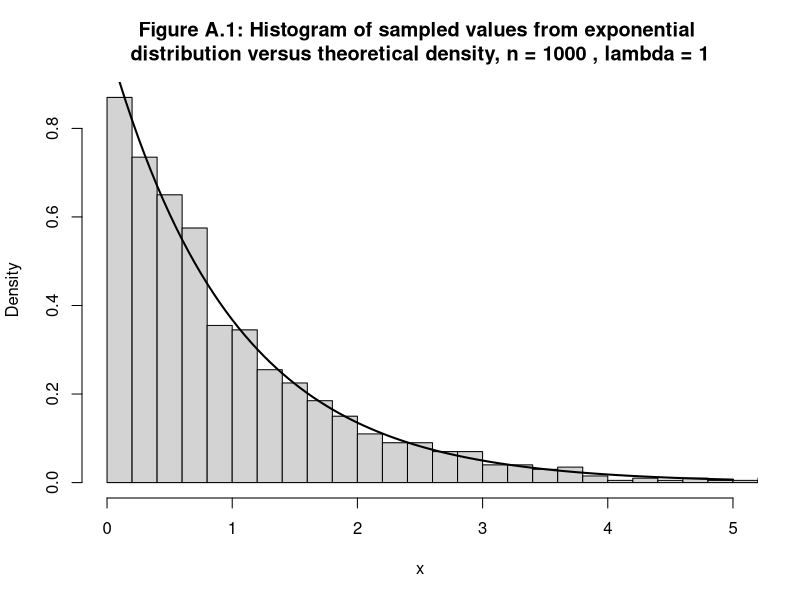
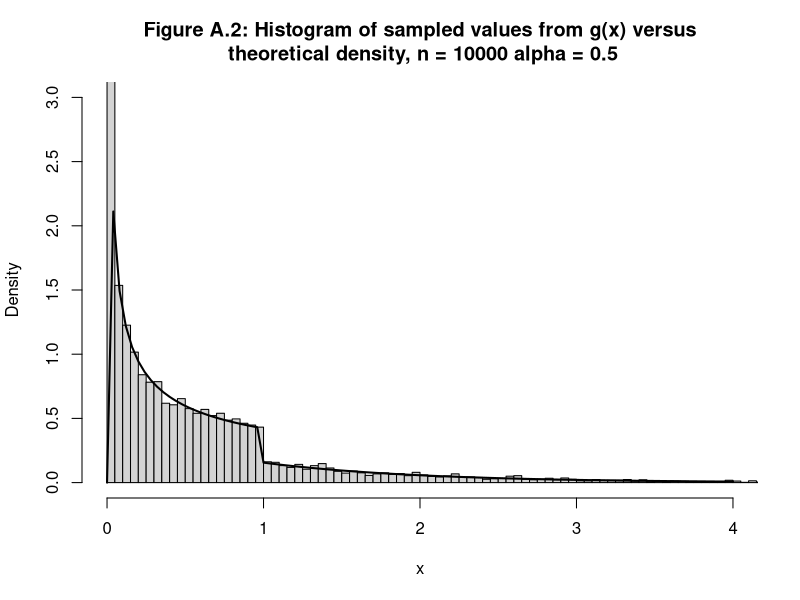
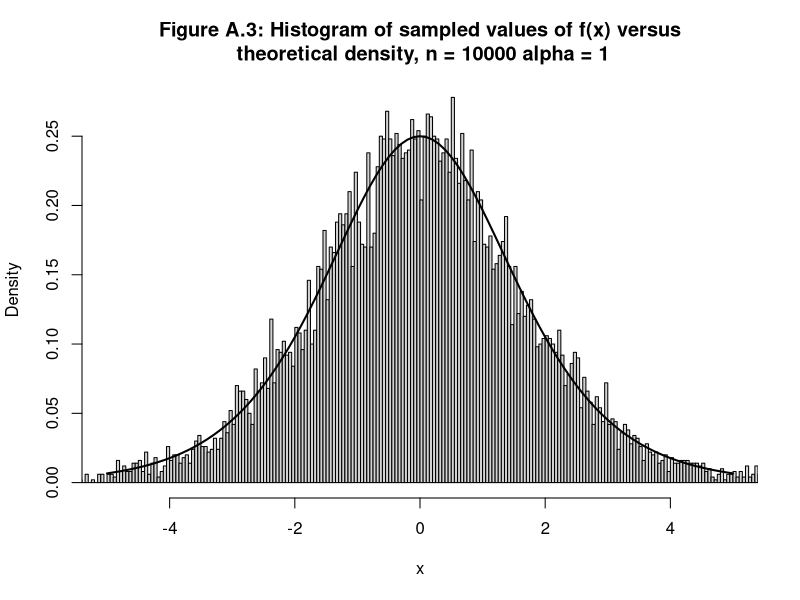
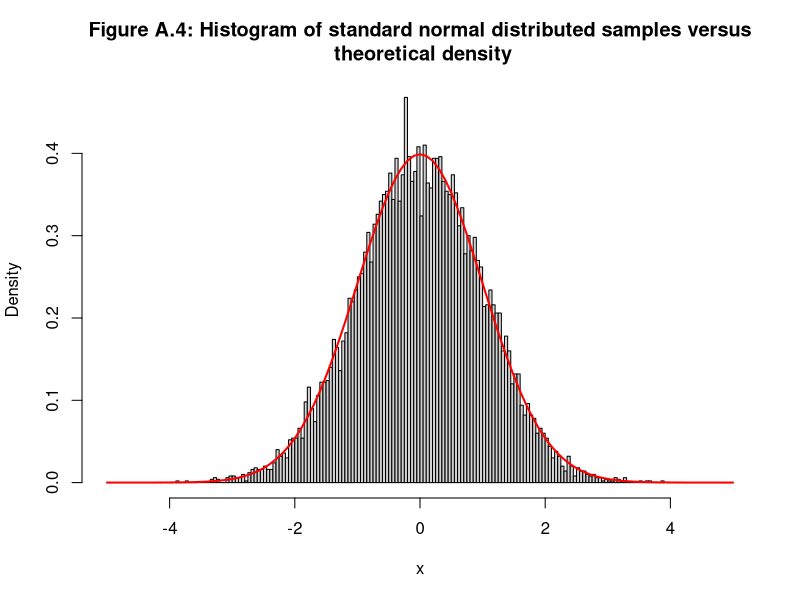
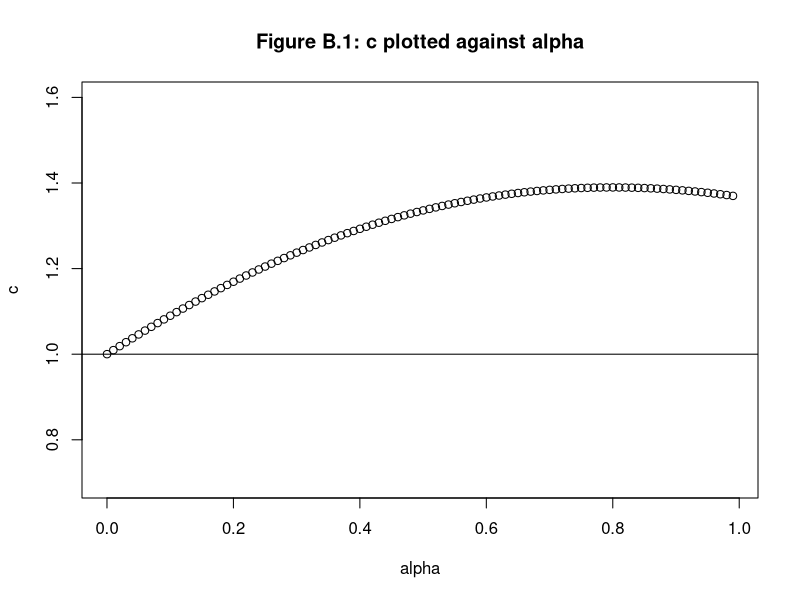
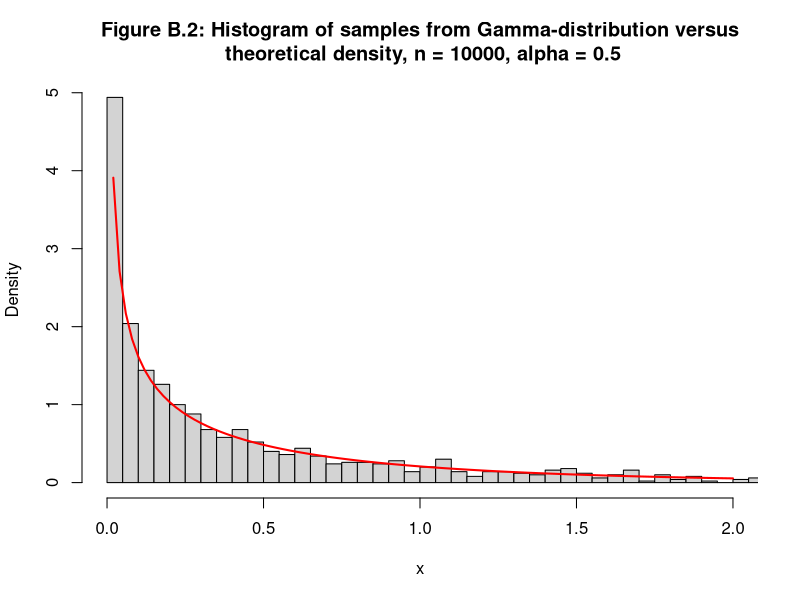
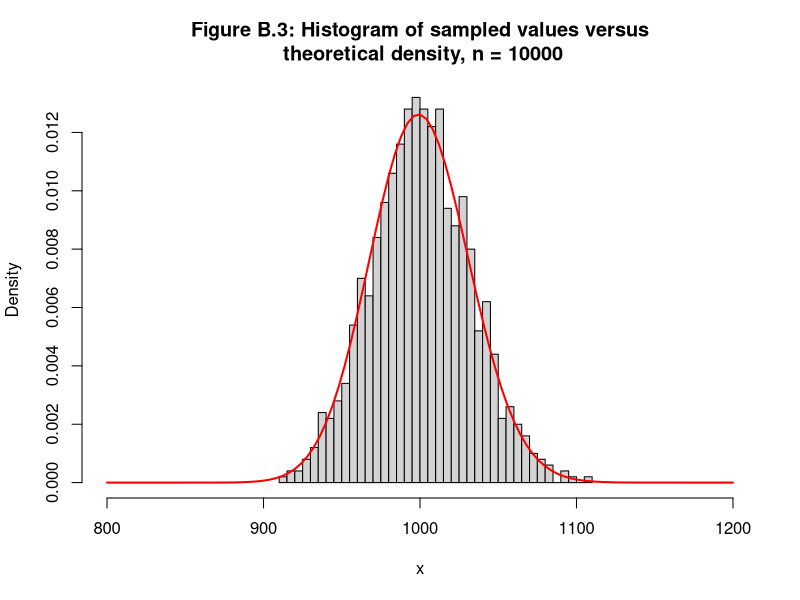
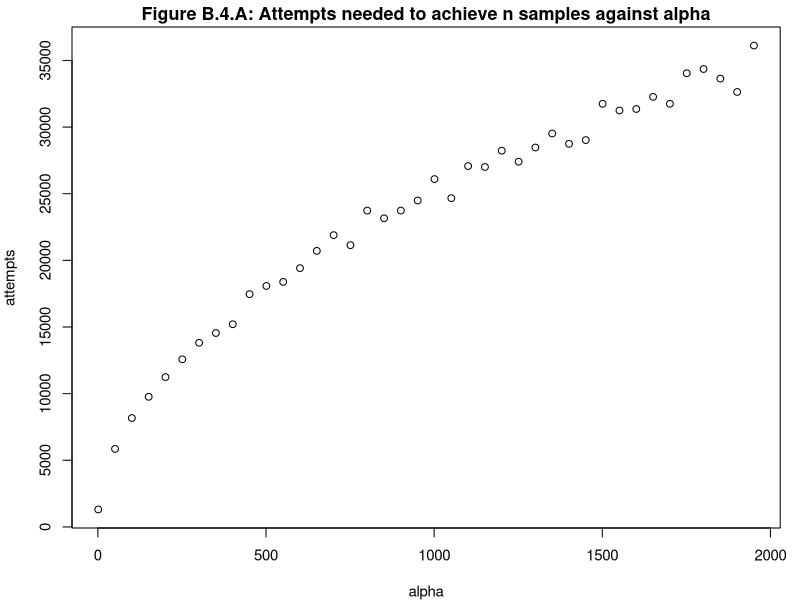

Source code (R) for these figures, in order:
## ---- chunk 1
knitr::opts_chunk$set(echo = TRUE)
#options(tinytex.verbose = TRUE)
## ---- chunk 2
sample_exp <- function(lam, n){
  u <- runif(n)
  #Here, using the inversion method, we get x from the exponential distribution.
  return(-1/lam * log(1-u)) 
  }
## ---- chunk 3
nsamples <- 1000
lam <- 1
samples <- sample_exp(lam, nsamples)
x <- seq(1, 5, length=nsamples)
{hist(samples, breaks=0.05*nsamples, prob=TRUE, xlab="x", xlim=c(0,5),
      main=paste("Figure A.1: Histogram of sampled values from exponential \ndistribution versus theoretical density, n =", nsamples, ", lambda =", lam))
curve(dexp(x, lam), lwd=2, add=TRUE, xlim=c(0,5))}
## ---- chunk 4
sample_gfunc <- function(n, alpha){
  # Function that samples out of the given distribution g(x)
  # n: int, number of samples
  # alpha: float, parameter in (0,1)
  # returns: n-sizes vector of samples
  
  u <- runif(n)
  c <- alpha*exp(1)/(alpha+exp(1))
  
  inv_cdf <- ifelse(
    u < c/alpha,
    (u*alpha/c)^(1/alpha), # First part of inverse CDF
    -log(1/alpha + exp(-1) - u/c) # Second part of inverse CDF
  )
  return(inv_cdf)
}

# Given density g(x)
g <- function(x, alpha){
  # Given density function g(x)
  # x: (vector of) x-values
  # alpha: parameter between 0 and 1
  c <- (exp(1)*alpha)/(alpha+exp(1)) # Normalizing constant
  return(
    ifelse(x <= 0, 0,
           ifelse(x < 1, c*x^(alpha-1),
                  c*exp(-x)
                  )
    ))
}
## ---- chunk 5
nsamples <- 10000
alpha <- 0.5
c <- (exp(1)*alpha)/(alpha+exp(1))

# Draw samples using function above:
samples <- sample_gfunc(nsamples, alpha)


# Plotting
x <- seq(0, 4, length=nsamples)
{hist(samples, breaks=0.025*nsamples, prob=TRUE, xlab="x", xlim=c(0,4), ylim=c(0,3),
      main=paste("Figure A.2: Histogram of sampled values from g(x) versus\n theoretical density, n =", nsamples, "alpha =", alpha))
curve(g(x, alpha), lwd=2, add=TRUE)}
## ---- chunk 6
sample_f_func <- function(n, alpha){
  # Samples from f(x) using on its inverse CDF
  u <- runif(n)
  return(1/alpha * log(-u/(u-1)))
}

f <- function(x, alpha){
  # Density function f(x)
  return(alpha*exp(alpha*x)/(1+exp(alpha*x))^2)
}
## ---- chunk 7
nsamples <- 10000
alpha = 1
domain = c(-5,5)
xax <- seq(domain[1], domain[2],length=nsamples)
samples <- sample_f_func(nsamples, alpha)

#Plot
{hist(samples, breaks=0.025*nsamples, prob=TRUE, xlab="x", xlim=domain,
      main=paste("Figure A.3: Histogram of sampled values of f(x) versus\n theoretical density, n =", nsamples, "alpha =", alpha))
curve(f(x, alpha), lwd=2, add=TRUE)}
## ---- chunk 8
sample_From_Normal_Distribution <- function(n){
  # A function that generates n samples from the standard Normal distribution
  x1 = runif(n, min = 0, max = (2*pi)) # n samples uniform(0,2 pi)
  
  # Generate random samples from exponential distribution with rate 1/2
  R <- sqrt(-2*log(runif(n)))
  
  return(R*cos(x1)) #Returns sample from standard normal distribution.
}
## ---- chunk 9
nsamples <- 10000
domain = c(-5,5)
xax <- seq(domain[1], domain[2],length=nsamples)
samples <- sample_From_Normal_Distribution(nsamples)

#Plot of the samples against the theoretical values
{hist(samples, breaks=0.025*nsamples, probability = TRUE, xlab="x", xlim=domain,
      main="Figure A.4: Histogram of standard normal distributed samples versus\n theoretical density")
curve(dnorm(x), from = -5, to = 5, lwd=2, add=TRUE, xlim=c(-5,5), col = "red")}
## ---- chunk 10
generate_mvn <- function(d, mean, cov){
  # Function that generates realizations of MVN-distribution
  # d: int, number of dimensions
  # mean: mean vector
  # cov: covariance matrix
  # returns: d-dimensional vector of realizations
  
  # Draw d-length vector of N(0,1) realizations
  z <- sample_From_Normal_Distribution(d)
  # Cholesky-decompose cov-matrix
  A <- chol(cov)
  # Return the transformed N(mean, cov) realizations
  x <- A %*% z + mean
  return(x)
}
## ---- chunk 11
# Test case values
test_mu <- c(1, 2)
test_Sigma <- matrix(c(5,1,1,5),2,2)

# Sampling from the normal distribution
sampled_1d <- c()
sampled_2d <- c()
for(i in 1:10000){ # Run 10 000 samples
  samp <- generate_mvn(2, test_mu, test_Sigma)
  sampled_1d <- append(sampled_1d, samp[1])
  sampled_2d <- append(sampled_2d, samp[2])
}

## ---- chunk 12
c(mean(sampled_1d), mean(sampled_2d))
## ---- chunk 13
matrix(c(
  var(sampled_1d), var(sampled_1d, sampled_2d),
  var(sampled_2d, sampled_1d), var(sampled_2d)),
  2,2)
## ---- chunk 14
alpha = seq(0.0001, 1, by = 0.01)
plot(alpha, (alpha+exp(1))/(gamma(alpha)*alpha*exp(1)), main="Figure B.1: c plotted against alpha", ylab="c", ylim = c(0.7,1.6))
abline(h = 1)
## ---- chunk 15
gamma_distribution <- function(x, alpha){
  #Function that returns actual values for the density of the
  #    gamma distribution with beta=1
  return ( exp(  (alpha-1)*log(x) -x - lgamma(alpha)  ) )
} 

acceptance_probability <- function(x, alpha){
  # Function that calculates acceptance probability
  
  d <- alpha*exp(1)/(alpha+exp(1))
  c <- (alpha+exp(1))/(gamma(alpha)*alpha*exp(1))
  
  acceptance_probability = 1/(gamma(alpha)*c*d)*ifelse(
    x < 1, 
    exp(-x), 
    x^(alpha-1) 
  )
  
  return(acceptance_probability)  
}
sample_gamma_small_alpha <- function(n, alpha){
  # Rejection sampling algorithm
  x = sample_gfunc(n, alpha)
  u = runif(n)
  gamma = acceptance_probability(x, alpha)
  
  samples = x[u<gamma] # Acceptance criteria
  
  # Check if we have wanted number of samples. If not, call function again
  if(length(samples)<n){ 
    return(c(samples,sample_gamma_small_alpha(n-length(samples), alpha)))
  }
  
  return(samples)
}
## ---- chunk 16
n = 1000
alpha = 0.5
samples = sample_gamma_small_alpha(n, alpha)
{hist(samples, breaks = 0.1 * n, prob=TRUE, xlim=c(0,2), xlab="x",
      main=paste("Figure B.2: Histogram of samples from Gamma-distribution versus\n theoretical density, n = 10000, alpha =", alpha))
curve(gamma_distribution(x, alpha), from = 0, to = 2, lwd=2, add=TRUE, xlim=c(0,2), col = "red")}
## ---- chunk 17
f_star_log <- function(x, alpha){
  return((alpha-1)*log(x)-x)
}
sample_gamma_large_alpha <- function(n,alpha){
  #Function that samples from a gamma distribution with beta=1
  #    and for alpha larger than 1.
  #Sample from [0,a]x[b_-, b_+] and remove points where x_1>sqrt(f^*(x_2/x_1))
  
  #Defining intervals on log-scale
  a_log     = (alpha-1)/2 * (log(alpha-1)-1)
  b_min_log = 1
  b_max_log = (alpha+1)/2 * (log(alpha+1)-1)
  
  
  samples = rep(0,n) #Stores accepted samples
  i = 1
  counter=0
  while (i<=n) {
    counter = counter+1
    
    #Simulating x_1 and x_2
    x_1_log = a_log + log(runif(1))
    x_2_log = b_max_log + log(runif(1)) #sample_logscaled_uniform(1,b_max)
    k = x_2_log/x_1_log
    
    y = exp((k-1)*x_1_log)
    
    if(2*x_1_log <= f_star_log(y,alpha)){ #Accept because lays in C_f
      samples[i]=y
      i = i+1
    }
    
    if(counter>1e6){ #If number of attempts becomes too large
      break
    }
        
    
  }
  return(list(counter = counter, samples = samples))
  
} 
## ---- chunk 18
domain = c(800, 1200)
alpha = 1000
samples = sample_gamma_large_alpha(1000, alpha)
{hist(samples$samples, breaks = 0.05 * 1000, prob=TRUE, xlim=c(domain[1],domain[2]), xlab="x",
      main=paste("Figure B.3: Histogram of sampled values versus\n theoretical density, n = 10000"))
  curve(gamma_distribution(x, alpha), from = domain[1], to = domain[2], lwd=2, add=TRUE, xlim=c(domain[1],domain[2]), col = "red")}
## ---- chunk 19
alphas = seq(1.1, 2000, by = 50)
attempts = rep(0, length(alphas))
i = 1
for(alpha in alphas){
  samples = sample_gamma_large_alpha(1000, alpha)
  attempts[i] = samples$counter
  i = i + 1
}
par(mar=c(4,4,1.5,1.1), cex=0.9)
plot(alphas, attempts,
     main="Figure B.4.A: Attempts needed to achieve n samples against alpha", xlab="alpha")
plot(alphas, attempts, log='xy',
     main="Figure B.4.B: Log scale of attempts needed to achieve n samples", xlab="alpha")
## ---- chunk 20
sample_Gamma <- function(n, alpha, beta){
  
  if(alpha<1){
    samples = sample_gamma_small_alpha(n, alpha)
  } else if(alpha==1){
    #Need exponential distribution right here
    samples = sample_exp(1, n)
  } else{
    result = sample_gamma_large_alpha(n, alpha)
    samples = result$samples
  }
  
  #Since beta is inverse scale parameter for Gamma distribution:
  samples = samples/beta
  return(samples)
}
## ---- chunk 21
n = 1000
alpha = 0.5
beta = 2
samples = sample_Gamma(n, alpha, beta)
new_samples <- sample_Gamma(n, 1, 3)
newest_samples <- sample_Gamma(n,100,1)

par(mfrow=c(2,2))
{hist(samples, breaks = 0.05 * 1000, prob=TRUE, xlim=c(0,1), xlab="x",
      main=paste("Figure B.5.A: alpha=0.5, beta=2"))
  curve(dgamma(x, 0.5, 2), from = 0, to = 1, lwd=2, add=TRUE, xlim=c(0,10), col = "red")}

{hist(new_samples, breaks = 0.05 * 1000, prob=TRUE, xlim=c(0,2.5), xlab="x",
      main=paste("Figure B.5.B: alpha=1, beta=3"))
  curve(dgamma(x, 1, 3), from = 0, to = 2.5, lwd=2, add=TRUE, xlim=c(0,10), col = "red")}

{hist(newest_samples, breaks = 0.05 * 1000, prob=TRUE, xlim=c(65,135), xlab="x",
      main=paste("Figure B.5.C: alpha=100, beta=1"))
  curve(dgamma(x,100,1), from = 65, to = 135, lwd=2, add=TRUE, xlim=c(0,10), col = "red")}

## ---- chunk 22
sample_beta_distribution <- function(n, alpha, beta){
  x = sample_Gamma(n, alpha, 1)
  y = sample_Gamma(n, beta, 1)
  return(x/(x+y))
}
## ---- chunk 23
n=1000
alpha = 50
beta = 10
samples = sample_beta_distribution(n, alpha, beta)
{hist(samples, breaks = 0.05 * 1000, prob=TRUE, xlim=c(0.5,1.1), xlab="x",
      main=paste("Figure B.6: Histogram of sampled values versus\n theoretical density, n = 1000, alpha = 50, beta = 10"))
  curve(dbeta(x,alpha,beta), from = 0.5, to = 1.1, lwd=2, add=TRUE, xlim=c(0,1), col = "red")}
## ---- chunk 24
set.seed(96)
estimate_theta <- function(n){
  #Generating n samples from standard normal distribution:
  y = sample_From_Normal_Distribution(n)
  
  #Estimate theta using Monte Carlo integration.
  #    Also return all the samples from N(0,1)
  return(list(theta_hat = (1/n)*sum(y>4), normal_distr_samples = y)) 
}

n = 100000 #Number of samples desired
result = estimate_theta(n) #Estimate theta

theta_theoretical = 1-pnorm(4,0,1) #Calculate the theoretical value of theta
## ---- chunk 25
empirical_variance <- function(x, x_hat, n){
  #Function that calculates the empirical variance
  return(1/(n-1)*sum((x-x_hat)^2))
}

#Calculate the 95% confidence interval
empirical_Variance_theta = empirical_variance((result$normal_distr_samples),
                                              result$theta_hat, n)
CI_theta = c(result$theta_hat-1.96*sqrt(empirical_Variance_theta/n),
             result$theta_hat+1.96*sqrt(empirical_Variance_theta/n))
## ---- chunk 26
G_inverse <- function(u){
  return(sqrt(-2*log(exp(-8)-u/exp(8)))) #Returns the inverse of G
}


IS_estimator <- function(x, n){
  1/n*sum((x>4)*1/(sqrt(2*pi)*exp(8)*x))
}

set.seed(5001)
estimate_theta_IS <- function(n){
  #Function that utilizes importance sampling to estimate theta
  u = runif(n) 
  x = G_inverse(u) #Use inversion method
  theta_hat_IS = IS_estimator(x, n) #Importance sampling estimator of theta
  
  return(list(theta_estimate_IS = theta_hat_IS , g_samples = x)) 
}


result = estimate_theta_IS(n) 

## ---- chunk 27
#Calculate empirical variance
empirical_variance_2 = empirical_variance(IS_estimator(result$g_samples,1),
                                          result$theta_estimate_IS, n)
#Calculate 95% CI
CI_theta_2 = c(result$theta_estimate_IS-1.96*sqrt(empirical_variance_2/n),
               result$theta_estimate_IS+1.96*sqrt(empirical_variance_2/n)) 
## ---- chunk 28

set.seed(5003)
estimate_theta_IS_antithetic <- function(n){
  # Function that utilizes importance sampling to estimate theta
  u = runif(n)
  # Generate the antithetic values of u, and make a
  #    vector containing these values and u
  u = c(u, 1-u)
    
  #Use inversion method to get 2n samples from distribution g(x):
  x = G_inverse(u) 
  theta_hat_IS_antithetic = IS_estimator(x, 2*n) #Use importance sampling
  
  return(list(theta_hat_IS_antithetic = theta_hat_IS_antithetic, samples_g = x))
}


n = 50000
result = estimate_theta_IS_antithetic(n)

## ---- chunk 29
#Calculate the empirical variance
empirical_variance_3 = empirical_variance(IS_estimator(result$samples_g, 1),
                                          result$theta_hat_IS_antithetic, 2*n)

#Calculate 95% CI
CI_3 = c(result$theta_hat_IS_antithetic - 1.96*sqrt(empirical_variance_3/(2*n)),
         result$theta_hat_IS_antithetic + 1.96*sqrt(empirical_variance_3/(2*n))) 
## ---- chunk 30
sample_multinomial <- function(n, y, theta_star){
  # Rejection sampling algorithm for multinomial distribution
  # n          : number of samples
  # y          : (y_1, y_2, y_3, y_4)^T, vector of size 4
  # theta_star : local maximum in distribution
  # ---------------------------------------------------------
  
  # Start by initializing lists and constants
  c = density_multinomial( y, theta_star ) # Upper bound described above
  # Container initialization
  sampled <- c()
  count <- 0
  
  # Do rejection sampling until we have wnated num. of points (n)
  while(length(sampled) < n){
    u <- runif(n - length(sampled)) # Draw uniform distributions
    alpha <- density_multinomial(y, u)/c # Acceptance probability
    samples_label <- ifelse(runif(length(u)) <= alpha, u, NA)
    # We now place the accepted values in sampled and count (accepted+rejected)
    #    in a count-variable
    sampled <- append(sampled, samples_label[!is.na(samples_label)])
    count <- count + length(u)
  }
  return(list(
    sampled = sampled,
    count = count
  ))
}
density_multinomial <- function(y, theta){
  # Unscaled density f(theta | y)
  # y     : vector of (y_1, y_2, y_3, y_4)^T
  # theta : theta, must be 0 < theta < 1
  return( (2+theta)^y[1] * (1-theta)^(y[2]+y[3]) * theta^y[4] )
}
# Globally defined variables
y_vector <- c(125, 18, 20, 34)
theta_star <- ( sqrt(53809)+15)/394
## ---- chunk 31
norm_const <- 1 / integrate(density_multinomial, 0, 1, y=y_vector)$value
norm_const
## ---- chunk 32
monte_carlo_multinomial <- function(samples){
  # Monte Carlo algorithm for E[f(theta | y)]
  N = length(samples)
  return( 
    sum(samples)/
      length(samples))
}

# Define some necessary consts
nsamples <- 10000 # number of samples
theta <- seq(0.01,0.99, length=100)
# Draw samples
res <- sample_multinomial(nsamples, y_vector, theta_star)
real_values <- density_multinomial(y_vector, theta) * norm_const
# Calculate mean
approx_mean <- monte_carlo_multinomial(res$sampled)
## ---- chunk 33
# Plotting
{
  hist(res$sampled, breaks=0.01*nsamples, prob=TRUE, xlab="theta",
       main=paste("Figure D.1: Sampled versus theoretical values for\nf(theta | y), n =", nsamples))
  curve(density_multinomial(y=y_vector, x) * norm_const, add=TRUE, lwd=2)
  abline(v=approx_mean, col="red", lwd=2)
}
## ---- chunk 34
theoretical_mean <- integrate(
  # Note that we don't integrate f(theta|y) but k*theta f(theta|y)
  #    where k is normalization constant
  (function(y, theta) theta*norm_const*density_multinomial(y, theta)),
  lower=0, upper=1, y=y_vector)$value
## ---- chunk 35
res$count/length(res$sampled)
## ---- chunk 36

alt_density_multinomial <- function(y, theta){
  # Alternative multinomial density
  # input: y-vector and theta
  # output: (pdf of new beta distr) * (multinomial density)
  return(dbeta(theta, 1, 5) * density_multinomial(y, theta))
}

# We have to normalize the new density like previously
alt_norm_const <- 1/(integrate(alt_density_multinomial,0,1, y=y_vector)$value)


IS_estimate <- function(samples){
  # Importance sampling estimate
  IS_weights <- (
    alt_norm_const * alt_density_multinomial(y_vector, samples)/(
    norm_const     * density_multinomial(y_vector, samples))
  )
  N <- length(samples)
  
  return(1/N * sum(samples * IS_weights))
}
## ---- chunk 37
# Create a list of sampled estimate ($sampled) and a 'theoretical' with R's
#    `integrate'-function
list(sampled=IS_estimate(res$sampled),
     theoretical=integrate(
       (function(y, theta) theta*alt_norm_const*(
         alt_density_multinomial(y, theta)
         )),
       lower=0, upper=1, y=y_vector)$value
     )
